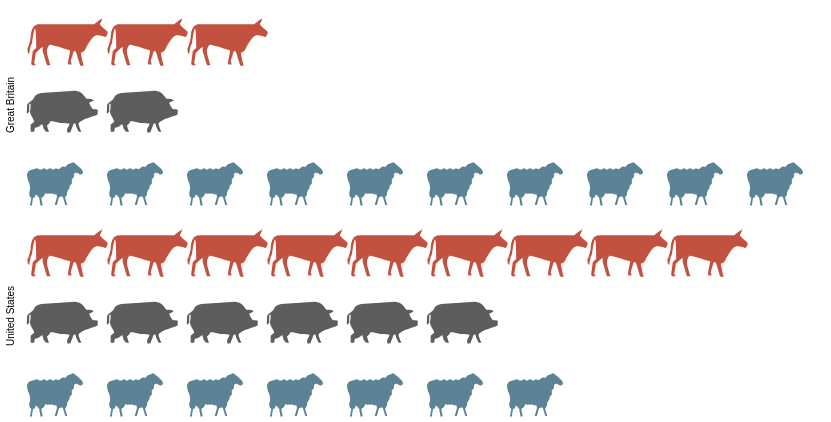

Express this chart as Vega-Lite.
### Vega specification from a JSON file in a GitHub repository (floating-point values rounded to 4 significant figures)
{"$schema": "https://vega.github.io/schema/vega/v4.json", "autosize": "pad", "padding": 5, "data": [{"name": "source_0", "values": [{"country": "Great Britain", "animal": "cattle", "col": 3}, {"country": "Great Britain", "animal": "cattle", "col": 2}, {"country": "Great Britain", "animal": "cattle", "col": 1}, {"country": "Great Britain", "animal": "pigs", "col": 2}, {"country": "Great Britain", "animal": "pigs", "col": 1}, {"country": "Great Britain", "animal": "sheep", "col": 10}, {"country": "Great Britain", "animal": "sheep", "col": 9}, {"country": "Great Britain", "animal": "sheep", "col": 8}, {"country": "Great Britain", "animal": "sheep", "col": 7}, {"country": "Great Britain", "animal": "sheep", "col": 6}, {"country": "Great Britain", "animal": "sheep", "col": 5}, {"country": "Great Britain", "animal": "sheep", "col": 4}, {"country": "Great Britain", "animal": "sheep", "col": 3}, {"country": "Great Britain", "animal": "sheep", "col": 2}, {"country": "Great Britain", "animal": "sheep", "col": 1}, {"country": "United States", "animal": "cattle", "col": 9}, {"country": "United States", "animal": "cattle", "col": 8}, {"country": "United States", "animal": "cattle", "col": 7}, {"country": "United States", "animal": "cattle", "col": 6}, {"country": "United States", "animal": "cattle", "col": 5}, {"country": "United States", "animal": "cattle", "col": 4}, {"country": "United States", "animal": "cattle", "col": 3}, {"country": "United States", "animal": "cattle", "col": 2}, {"country": "United States", "animal": "cattle", "col": 1}, {"country": "United States", "animal": "pigs", "col": 6}, {"country": "United States", "animal": "pigs", "col": 5}, {"country": "United States", "animal": "pigs", "col": 4}, {"country": "United States", "animal": "pigs", "col": 3}, {"country": "United States", "animal": "pigs", "col": 2}, {"country": "United States", "animal": "pigs", "col": 1}, {"country": "United States", "animal": "sheep", "col": 7}, {"country": "United States", "animal": "sheep", "col": 6}, {"country": "United States", "animal": "sheep", "col": 5}, {"country": "United States", "animal": "sheep", "col": 4}, {"country": "United States", "animal": "sheep", "col": 3}, {"country": "United States", "animal": "sheep", "col": 2}, {"country": "United States", "animal": "sheep", "col": 1}]}, {"name": "row_domain", "source": "source_0", "transform": [{"type": "aggregate", "groupby": ["country"]}]}], "signals": [{"name": "child_width", "value": 800}, {"name": "child_height", "value": 200}], "layout": {"padding": {"row": 10, "column": 10}, "columns": 1, "bounds": "full", "align": "all"}, "marks": [{"name": "row_header", "type": "group", "role": "row-header", "from": {"data": "row_domain"}, "sort": {"field": "datum[\"country\"]", "order": "ascending"}, "title": {"text": {"signal": "''+parent[\"country\"]"}, "offset": 10, "orient": "left", "style": "guide-label"}, "encode": {"update": {"height": {"signal": "child_height"}}}}, {"name": "cell", "type": "group", "style": "cell", "from": {"facet": {"name": "facet", "data": "source_0", "groupby": ["country"]}}, "sort": {"field": ["datum[\"country\"]"], "order": ["ascending"]}, "encode": {"update": {"width": {"signal": "child_width"}, "height": {"signal": "child_height"}}}, "marks": [{"name": "child_marks", "type": "symbol", "style": ["point"], "from": {"data": "facet"}, "encode": {"update": {"opacity": {"value": 1}, "fill": {"scale": "color", "field": "animal"}, "tooltip": {"signal": "{\"col\": ''+datum[\"col\"], \"animal\": ''+datum[\"animal\"]}"}, "x": {"scale": "x", "field": "col"}, "y": {"scale": "y", "field": "animal"}, "size": {"value": 200}, "shape": {"scale": "shape", "field": "animal"}}}}]}], "scales": [{"name": "x", "type": "point", "domain": {"data": "source_0", "field": "col", "sort": true}, "range": [0, {"signal": "child_width"}], "padding": 0.5}, {"name": "y", "type": "point", "domain": {"data": "source_0", "field": "animal", "sort": true}, "range": [0, {"signal": "child_height"}], "padding": 0.5}, {"name": "color", "type": "ordinal", "domain": ["person", "cattle", "pigs", "sheep"], "range": ["rgb(162,160,152)", "rgb(194,81,64)", "rgb(93,93,93)", "rgb(91,131,149)"]}, {"name": "shape", "type": "ordinal", "domain": ["person", "cattle", "pigs", "sheep"], "range": ["M1.7 -1.7h-0.8c0.3 -0.2 0.6 -0.5 0.6 -0.9c0 -0.6 -0.4 -1 -1 -1c-0.6 0 -1 0.4 -1 1c0 0.4 0.2 0.7 0.6 0.9h-0.8c-0.4 0 -0.7 0.3 -0.7 0.6v1.9c0 0.3 0.3 0.6 0.6 0.6h0.2c0 0 0 0.1 0 0.1v1.9c0 0.3 0.2 0.6 0.3 0.6h1.3c0.2 0 0.3 -0.3 0.3 -0.6v-1.8c0 0 0 -0.1 0 -0.1h0.2c0.3 0 0.6 -0.3 0.6 -0.6v-2c0.2 -0.3 -0.1 -0.6 -0.4 -0.6z", "M4 -2c0 0 0.9 -0.7 1.1 -0.8c0.1 -0.1 -0.1 0.5 -0.3 0.7c-0.2 0.2 1.1 1.1 1.1 1.2c0 0.2 -0.2 0.8 -0.4 0.7c-0.1 0 -0.8 -0.3 -1.3 -0.2c-0.5 0.1 -1.3 1.6 -1.5 2c-0.3 0.4 -0.6 0.4 -0.6 0.4c0 0.1 0.3 1.7 0.4 1.8c0.1 0.1 -0.4 0.1 -0.5 0c0 0 -0.6 -1.9 -0.6 -1.9c-0.1 0 -0.3 -0.1 -0.3 -0.1c0 0.1 -0.5 1.4 -0.4 1.6c0.1 0.2 0.1 0.3 0.1 0.3c0 0 -0.4 0 -0.4 0c0 0 -0.2 -0.1 -0.1 -0.3c0 -0.2 0.3 -1.7 0.3 -1.7c0 0 -2.8 -0.9 -2.9 -0.8c-0.2 0.1 -0.4 0.6 -0.4 1c0 0.4 0.5 1.9 0.5 1.9l-0.5 0l-0.6 -2l0 -0.6c0 0 -1 0.8 -1 1c0 0.2 -0.2 1.3 -0.2 1.3c0 0 0.3 0.3 0.2 0.3c0 0 -0.5 0 -0.5 0c0 0 -0.2 -0.2 -0.1 -0.4c0 -0.1 0.2 -1.6 0.2 -1.6c0 0 0.5 -0.4 0.5 -0.5c0 -0.1 0 -2.7 -0.2 -2.7c-0.1 0 -0.4 2 -0.4 2c0 0 0 0.2 -0.2 0.5c-0.1 0.4 -0.2 1.1 -0.2 1.1c0 0 -0.2 -0.1 -0.2 -0.2c0 -0.1 -0.1 -0.7 0 -0.7c0.1 -0.1 0.3 -0.8 0.4 -1.4c0 -0.6 0.2 -1.3 0.4 -1.5c0.1 -0.2 0.6 -0.4 0.6 -0.4z", "M1.2 -2c0 0 0.7 0 1.2 0.5c0.5 0.5 0.4 0.6 0.5 0.6c0.1 0 0.7 0 0.8 0.1c0.1 0 0.2 0.2 0.2 0.2c0 0 -0.6 0.2 -0.6 0.3c0 0.1 0.4 0.9 0.6 0.9c0.1 0 0.6 0 0.6 0.1c0 0.1 0 0.7 -0.1 0.7c-0.1 0 -1.2 0.4 -1.5 0.5c-0.3 0.1 -1.1 0.5 -1.1 0.7c-0.1 0.2 0.4 1.2 0.4 1.2l-0.4 0c0 0 -0.4 -0.8 -0.4 -0.9c0 -0.1 -0.1 -0.3 -0.1 -0.3l-0.2 0l-0.5 1.3l-0.4 0c0 0 -0.1 -0.4 0 -0.6c0.1 -0.1 0.3 -0.6 0.3 -0.7c0 0 -0.8 0 -1.5 -0.1c-0.7 -0.1 -1.2 -0.3 -1.2 -0.2c0 0.1 -0.4 0.6 -0.5 0.6c0 0 0.3 0.9 0.3 0.9l-0.4 0c0 0 -0.4 -0.5 -0.4 -0.6c0 -0.1 -0.2 -0.6 -0.2 -0.5c0 0 -0.4 0.4 -0.6 0.4c-0.2 0.1 -0.4 0.1 -0.4 0.1c0 0 -0.1 0.6 -0.1 0.6l-0.5 0l0 -1c0 0 0.5 -0.4 0.5 -0.5c0 -0.1 -0.7 -1.2 -0.6 -1.4c0.1 -0.1 0.1 -1.1 0.1 -1.1c0 0 -0.2 0.1 -0.2 0.1c0 0 0 0.9 0 1c0 0.1 -0.2 0.3 -0.3 0.3c-0.1 0 0 -0.5 0 -0.9c0 -0.4 0 -0.4 0.2 -0.6c0.2 -0.2 0.6 -0.3 0.8 -0.8c0.3 -0.5 1 -0.6 1 -0.6z", "M-4.1 -0.5c0.2 0 0.2 0.2 0.5 0.2c0.3 0 0.3 -0.2 0.5 -0.2c0.2 0 0.2 0.2 0.4 0.2c0.2 0 0.2 -0.2 0.5 -0.2c0.2 0 0.2 0.2 0.4 0.2c0.2 0 0.2 -0.2 0.4 -0.2c0.1 0 0.2 0.2 0.4 0.1c0.2 0 0.2 -0.2 0.4 -0.3c0.1 0 0.1 -0.1 0.4 0c0.3 0 0.3 -0.4 0.6 -0.4c0.3 0 0.6 -0.3 0.7 -0.2c0.1 0.1 1.4 1 1.3 1.4c-0.1 0.4 -0.3 0.3 -0.4 0.3c-0.1 0 -0.5 -0.4 -0.7 -0.2c-0.3 0.2 -0.1 0.4 -0.2 0.6c-0.1 0.1 -0.2 0.2 -0.3 0.4c0 0.2 0.1 0.3 0 0.5c-0.1 0.2 -0.3 0.2 -0.3 0.5c0 0.3 -0.2 0.3 -0.3 0.6c-0.1 0.2 0 0.3 -0.1 0.5c-0.1 0.2 -0.1 0.2 -0.2 0.3c-0.1 0.1 0.3 1.1 0.3 1.1l-0.3 0c0 0 -0.3 -0.9 -0.3 -1c0 -0.1 -0.1 -0.2 -0.3 -0.2c-0.2 0 -0.3 0.1 -0.4 0.4c0 0.3 -0.2 0.8 -0.2 0.8l-0.3 0l0.3 -1c0 0 0.1 -0.6 -0.2 -0.5c-0.3 0.1 -0.2 -0.1 -0.4 -0.1c-0.2 -0.1 -0.3 0.1 -0.4 0c-0.2 -0.1 -0.3 0.1 -0.5 0c-0.2 -0.1 -0.1 0 -0.3 0.3c-0.2 0.3 -0.4 0.3 -0.4 0.3l0.2 1.1l-0.3 0l-0.2 -1.1c0 0 -0.4 -0.6 -0.5 -0.4c-0.1 0.3 -0.1 0.4 -0.3 0.4c-0.1 -0.1 -0.2 1.1 -0.2 1.1l-0.3 0l0.2 -1.1c0 0 -0.3 -0.1 -0.3 -0.5c0 -0.3 0.1 -0.5 0.1 -0.7c0.1 -0.2 -0.1 -1 -0.2 -1.1c-0.1 -0.2 -0.2 -0.8 -0.2 -0.8c0 0 -0.1 -0.5 0.4 -0.8z"]}], "config": {"axisY": {"minExtent": 30}, "style": {"cell": {"stroke": ""}}}}
